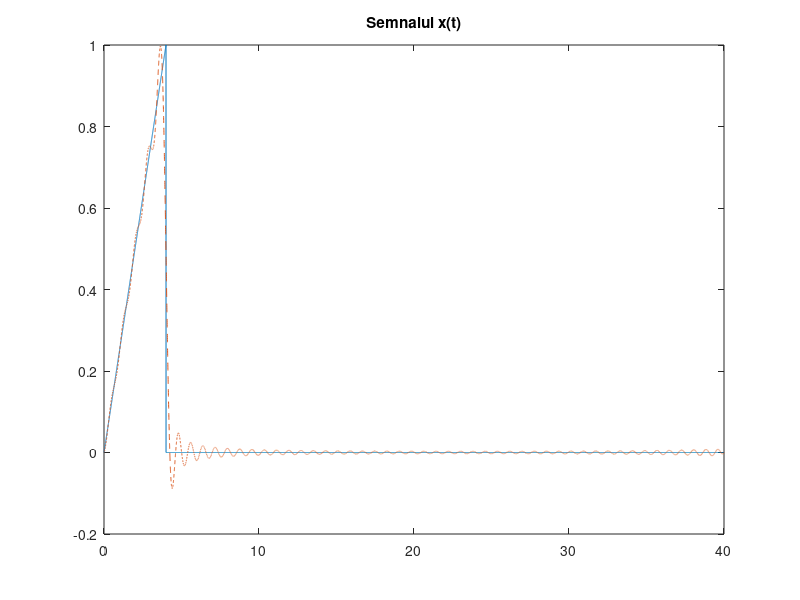
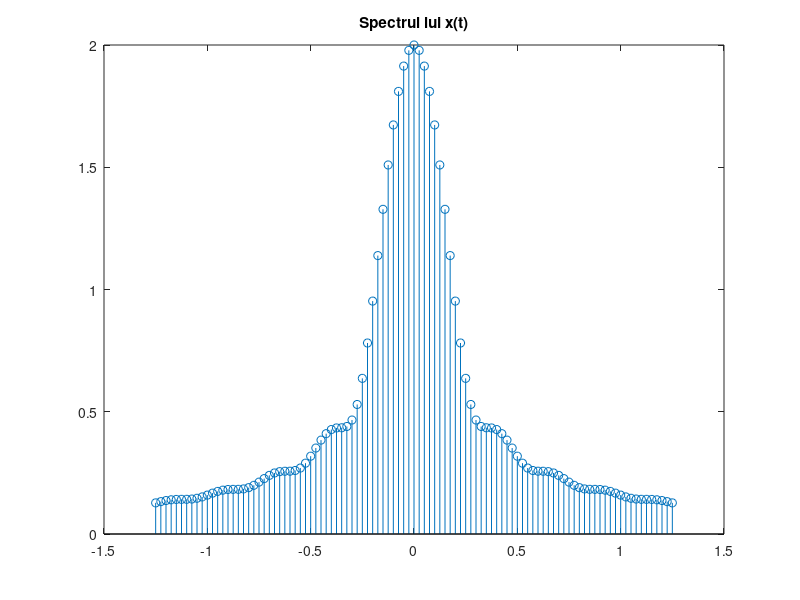

Source code (MATLAB) for these figures, in order:
%Numarul echipei : 4
%Semnal triunghiular 


%Date initiale 
%Perioada T= 40 s
%Durata semnalelor D = 4
%Rezolutie temporara adecvata
%Numar de coeficienti N = 50


T = 40;
D = 4;
N = 50;
w0 = 2*pi/T; %pulsatia unghiulara a semnalului
t_tri = 0:0.002:D;  %esantionarea semnalului original 
x_tri = sawtooth(2*pi*(1/T)*t_tri,D/T)/2+1/2;  %semnalul triunghiular original
t_m = 0:0.002:T;  %esantionarea semnalului modificat
x_m = zeros(1,length(t_m)); %initializare a semnalului modificat cu valori nule
x_m(t_m<=D) = x_tri;  %modifica valorile nule cu valori din semnalul original 

figure(1);
plot(t_m,x_m),title('Semnalul x(t)'); %afisare x(t)
hold on;


for j = -N:N   %j este variabila dupa care se realizeaza suma
x_t = x_tri;
x_t = x_t .* exp(-1i*j*w0*t_tri);
X(j+N+1)=0 ; %initializare cu 0
 for i = 1:length(t_tri)-1
        X(j+N+1) = X(j+N+1) + (t_tri(i+1)-t_tri(i)) * (x_t(i)+x_t(i+1))/2;
    end
end

for i = 1:length(t_m) 
    x_finit(i) = 0;
    for j=-N:N
        x_finit(i) = x_finit(i) + (1/T) * X(j+N+1) * exp(1i*j*w0*t_m(i));
    end
end
plot(t_m,x_finit,'--'); 

figure(2);
w=-50*w0:w0:50*w0;
stem(w/(2*pi),abs(X)),title('Spectrul lui x(t)');
